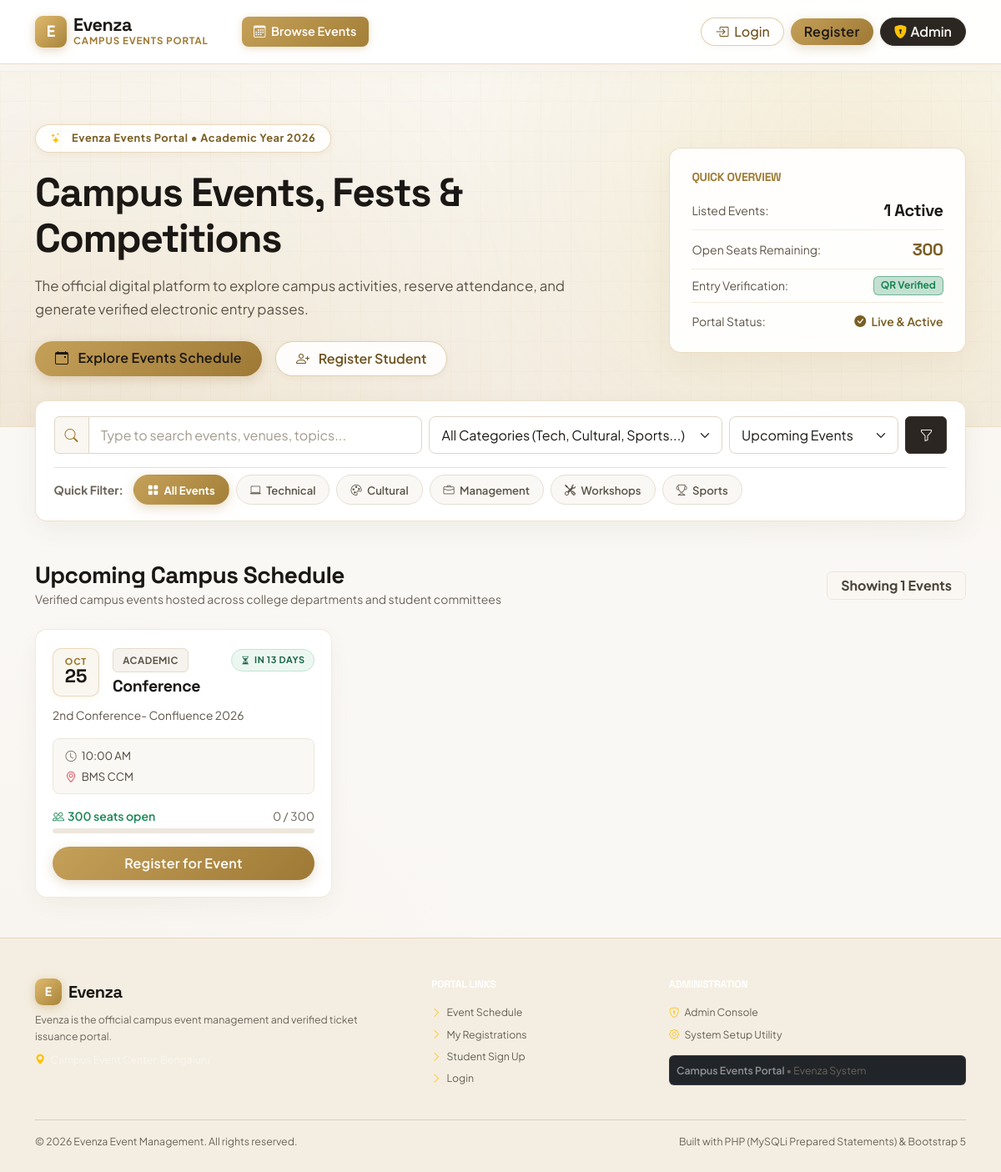
The page / on the database its author committed.
### tables this page shows
CREATE TABLE IF NOT EXISTS `events` (
  `event_id` INT AUTO_INCREMENT PRIMARY KEY,
  `event_name` VARCHAR(150) NOT NULL,
  `category` VARCHAR(50) NOT NULL,
  `event_date` DATE NOT NULL,
  `event_time` TIME NOT NULL,
  `venue` VARCHAR(150) NOT NULL,
  `description` TEXT NOT NULL,
  `max_seats` INT NOT NULL DEFAULT 50,
  `status` ENUM('upcoming', 'completed', 'cancelled') NOT NULL DEFAULT 'upcoming',
  `created_by` INT DEFAULT NULL,
  `created_at` TIMESTAMP DEFAULT CURRENT_TIMESTAMP,
  CONSTRAINT `fk_events_created_by` FOREIGN KEY (`created_by`) REFERENCES `admins`(`admin_id`) ON DELETE SET NULL ON UPDATE CASCADE
);

### config/db.php (called while the page is built, shortened)
<?php
function escape($data) {
    return htmlspecialchars((string)$data, ENT_QUOTES, 'UTF-8');
}
function is_student_logged_in() {
    return isset($_SESSION['student_id']) && !empty($_SESSION['student_id']);
}
function format_time($time_str) {
    return date('h:i A', strtotime($time_str));
}

### index.php (the view, shortened to what this page needs)
<?php
require_once __DIR__ . '/config/db.php';
$search_query    = trim($_GET['q'] ?? '');
$category_filter = trim($_GET['category'] ?? 'all');
$time_filter     = trim($_GET['time'] ?? 'upcoming');
$sql = "SELECT e.event_id, e.event_name, e.category, e.event_date, e.event_time, e.venue, e.description, e.max_seats, e.status,
               COUNT(r.registration_id) AS registered_count
        FROM events e
        LEFT JOIN registrations r ON e.event_id = r.event_id AND r.status = 'confirmed'
        WHERE 1=1";
if ($time_filter === 'upcoming') {
    $sql .= " AND e.event_date >= CURDATE()";
}
$sql .= " GROUP BY e.event_id ORDER BY e.event_date ASC, e.event_time ASC";
$stmt = $conn->prepare($sql);
$stmt->execute();
$events_result = $stmt->get_result();
$events = [];
$total_available_seats = 0;
while ($row = $events_result->fetch_assoc()) {
    $events[] = $row;
    $total_available_seats += max(0, $row['max_seats'] - $row['registered_count']);
}
$student_registered_map = [];
include __DIR__ . '/includes/header.php';
?>
<section class="evenza-hero">
    <div class="container hero-content">
        <div class="row align-items-center g-4">
            <div class="col-lg-8">
                <div class="hero-tag">
                    <i class="bi bi-stars me-1 text-warning"></i> Evenza Events Portal &bull; Academic Year 2026
                </div>
                <h1 class="hero-title mb-3">
                    Campus Events, Fests &amp; Competitions
                </h1>
                <p class="hero-lead mb-4">
                    The official digital platform to explore campus activities, reserve attendance, and generate verified electronic entry passes.
                </p>
                <div class="d-flex flex-wrap gap-3">
                    <a href="#events-roster" class="btn btn-warning px-4 py-2 fw-bold text-dark rounded-pill">
                        <i class="bi bi-calendar-event me-2"></i> Explore Events Schedule
                    </a>
                    <?php if (!is_student_logged_in()): ?>
                        <a href="register_student.php" class="btn btn-outline-light px-4 py-2 fw-semibold rounded-pill">
                            <i class="bi bi-person-plus me-2"></i> Register Student
                        </a>
                    <?php else: ?>
                        <a href="dashboard.php" class="btn btn-outline-light px-4 py-2 fw-semibold rounded-pill">
                            <i class="bi bi-pass me-2"></i> View My Event Passes
                        </a>
                    <?php endif; ?>
                </div>
            </div>
            <div class="col-lg-4 d-none d-lg-block">
                <div class="hero-stat-card">
                    <h6 class="text-white-50 text-uppercase small fw-bold mb-3">Quick Overview</h6>
                    <div class="d-flex justify-content-between align-items-center mb-2 pb-2 border-bottom border-white border-opacity-10">
                        <span class="text-light small">Listed Events:</span>
                        <span class="fw-bold fs-5 text-white brand-font"><?= count($events) ?> Active</span>
                    </div>
                    <div class="d-flex justify-content-between align-items-center mb-2 pb-2 border-bottom border-white border-opacity-10">
                        <span class="text-light small">Open Seats Remaining:</span>
                        <span class="fw-bold fs-5 text-warning brand-font"><?= $total_available_seats ?></span>
                    </div>
                    <div class="d-flex justify-content-between align-items-center mb-2 pb-2 border-bottom border-white border-opacity-10">
                        <span class="text-light small">Entry Verification:</span>
                        <span class="badge bg-success bg-opacity-25 text-success border border-success border-opacity-50">QR Verified</span>
                    </div>
                    <div class="d-flex justify-content-between align-items-center pt-1">
                        <span class="text-light small">Portal Status:</span>
                        <span class="text-warning small fw-semibold"><i class="bi bi-check-circle-fill me-1"></i> Live &amp; Active</span>
                    </div>
                </div>
            </div>
        </div>
    </div>
</section>
<div class="container" id="events-roster">
    <div class="filter-container">
        <form method="GET" action="index.php#events-roster" class="row g-2 align-items-center mb-3">
            <div class="col-lg-5 col-md-6">
                <div class="input-group">
                    <span class="input-group-text bg-light border-end-0 text-muted"><i class="bi bi-search"></i></span>
                    <input type="text" name="q" id="eventLiveSearchInput" class="form-control border-start-0" placeholder="Type to search events, venues, topics..." value="<?= escape($search_query) ?>" autocomplete="off">
                </div>
            </div>
            <div class="col-lg-4 col-md-6">
                <select name="category" id="categorySelectDropdown" class="form-select" onchange="this.form.submit()">
                    <option value="all" <?= $category_filter === 'all' ? 'selected' : '' ?>>All Categories (Tech, Cultural, Sports...)</option>
                </select>
            </div>
            <div class="col-lg-3 col-12 d-flex gap-2">
                <select name="time" class="form-select" onchange="this.form.submit()">
                    <option value="upcoming" <?= $time_filter === 'upcoming' ? 'selected' : '' ?>>Upcoming Events</option>
                </select>
                <button type="submit" class="btn btn-dark px-3" title="Search"><i class="bi bi-funnel"></i></button>
            </div>
        </form>
        <div class="d-flex flex-wrap gap-2 pt-2 border-top align-items-center" id="categoryPillsContainer">
            <span class="small text-muted fw-bold me-1">Quick Filter:</span>
            <button type="button" class="category-filter-badge <?= ($category_filter === 'all') ? 'active' : '' ?>" data-filter-cat="all">
                <i class="bi bi-grid-fill"></i> All Events
            </button>
            <button type="button" class="category-filter-badge <?= ($category_filter === 'Technical') ? 'active' : '' ?>" data-filter-cat="technical">
                <i class="bi bi-laptop"></i> Technical
            </button>
            <button type="button" class="category-filter-badge <?= ($category_filter === 'Cultural') ? 'active' : '' ?>" data-filter-cat="cultural">
                <i class="bi bi-palette"></i> Cultural
            </button>
            <button type="button" class="category-filter-badge <?= ($category_filter === 'Management') ? 'active' : '' ?>" data-filter-cat="management">
                <i class="bi bi-briefcase"></i> Management
            </button>
            <button type="button" class="category-filter-badge <?= ($category_filter === 'Workshop') ? 'active' : '' ?>" data-filter-cat="workshop">
                <i class="bi bi-tools"></i> Workshops
            </button>
            <button type="button" class="category-filter-badge <?= ($category_filter === 'Sports') ? 'active' : '' ?>" data-filter-cat="sports">
                <i class="bi bi-trophy"></i> Sports
            </button>
        </div>
    </div>
</div>
<main class="container py-5">
    <div class="d-flex justify-content-between align-items-center mb-4 flex-wrap gap-2">
        <div>
            <h3 class="fw-bold text-dark mb-0">Upcoming Campus Schedule</h3>
            <span class="text-muted small">Verified campus events hosted across college departments and student committees</span>
        </div>
        <span class="badge bg-light text-dark border px-3 py-2 fs-6" id="visibleCountBadge">
            Showing <?= count($events) ?> Events
        </span>
    </div>
    <?php if (empty($events)): ?>
        <div class="card event-card text-center py-5 shadow-sm">
            <div class="card-body">
                <div class="text-muted fs-1 mb-2"><i class="bi bi-calendar2-x"></i></div>
                <h5 class="fw-bold text-dark">No Events Match Your Query</h5>
                <p class="text-muted small mb-3">Try adjusting your search terms or view all categories.</p>
                <a href="index.php" class="btn btn-primary rounded-pill px-4">View Complete Schedule</a>
            </div>
        </div>
    <?php else: ?>
        <div class="row g-4" id="eventsGridRow">
            <?php foreach ($events as $evt):
                $seats_left = max(0, $evt['max_seats'] - $evt['registered_count']);
                $is_full = ($seats_left <= 0);
                $is_registered = isset($student_registered_map[$evt['event_id']]);
                $timestamp = strtotime($evt['event_date']);
                $day_num   = date('d', $timestamp);
                $month_str = date('M', $timestamp);
                $today_ts = strtotime(date('Y-m-d'));
                $event_ts = strtotime($evt['event_date']);
                $diff_days = (int)round(($event_ts - $today_ts) / 86400);
                $cat_class = 'cat-def';
            ?>
            <div class="col-lg-4 col-md-6 event-card-col"
                 data-title="<?= strtolower(escape($evt['event_name'])) ?>"
                 data-desc="<?= strtolower(escape($evt['description'])) ?>"
                 data-venue="<?= strtolower(escape($evt['venue'])) ?>"
                 data-category="<?= strtolower(escape($evt['category'])) ?>">
                <div class="event-card">
                    <div class="event-card-header">
                        <div class="calendar-date-badge">
                            <span class="calendar-month"><?= $month_str ?></span>
                            <span class="calendar-day"><?= $day_num ?></span>
                        </div>
                        <div class="flex-grow-1">
                            <div class="d-flex justify-content-between align-items-center mb-1">
                                <span class="category-pill <?= $cat_class ?>">
                                    <?= escape($evt['category']) ?>
                                </span>
                                <?php if ($diff_days === 0): ?>
                                    <span class="urgency-pill urgency-today"><i class="bi bi-broadcast"></i> Today</span>
                                <?php elseif ($diff_days === 1): ?>
                                    <span class="urgency-pill urgency-tomorrow"><i class="bi bi-clock-history"></i> Tomorrow</span>
                                <?php elseif ($diff_days > 1): ?>
                                    <span class="urgency-pill urgency-upcoming"><i class="bi bi-hourglass-split"></i> In <?= $diff_days ?> days</span>
                                <?php else: ?>
                                    <span class="urgency-pill urgency-past"><i class="bi bi-check2"></i> Concluded</span>
                                <?php endif; ?>
                            </div>
                            <h5 class="event-title mb-0"><?= escape($evt['event_name']) ?></h5>
                        </div>
                    </div>
                    <div class="event-card-body">
                        <p class="event-description">
                            <?= escape(mb_strimwidth($evt['description'], 0, 130, '...')) ?>
                        </p>
                        <div class="event-meta-row">
                            <div>
                                <i class="bi bi-clock text-secondary me-1"></i>
                                <span><?= format_time($evt['event_time']) ?></span>
                            </div>
                            <div class="text-truncate" title="<?= escape($evt['venue']) ?>">
                                <i class="bi bi-geo-alt text-danger me-1"></i>
                                <span><?= escape($evt['venue']) ?></span>
                            </div>
                        </div>
                        <div class="capacity-row">
                            <div class="d-flex justify-content-between align-items-center small mb-1">
                                <?php if ($is_full): ?>
                                    <span class="text-danger fw-bold"><i class="bi bi-slash-circle me-1"></i>Capacity Reached</span>
                                <?php else: ?>
                                    <span class="text-success fw-semibold"><i class="bi bi-people me-1"></i><?= $seats_left ?> seats open</span>
                                <?php endif; ?>
                                <span class="text-muted"><?= $evt['registered_count'] ?> / <?= $evt['max_seats'] ?></span>
                            </div>
                            <div class="capacity-progress">
                            </div>
                        </div>
                        <div class="mt-auto">
                            <?php if ($is_registered): ?>
                                <a href="ticket.php?ticket=<?= urlencode($student_registered_map[$evt['event_id']]['ticket_number']) ?>" class="btn btn-success w-100 fw-semibold rounded-pill py-2 shadow-sm">
                                    <i class="bi bi-pass me-1"></i> View Evenza Pass
                                </a>
                            <?php elseif (($evt['status'] ?? 'upcoming') === 'cancelled'): ?>
                                <button class="btn btn-outline-danger w-100 fw-medium rounded-pill py-2" disabled>
                                    <i class="bi bi-x-circle me-1"></i> Event Cancelled
                                </button>
                            <?php elseif (($evt['status'] ?? 'upcoming') === 'completed'): ?>
                                <button class="btn btn-secondary w-100 fw-medium rounded-pill py-2" disabled>
                                    <i class="bi bi-check2-all me-1"></i> Event Concluded
                                </button>
                            <?php elseif ($is_full): ?>
                                <button class="btn btn-secondary w-100 fw-medium rounded-pill py-2" disabled>
                                    Registration Closed
                                </button>
                            <?php else: ?>
                                <a href="event_register.php?event_id=<?= (int)$evt['event_id'] ?>" class="btn btn-primary w-100 fw-semibold rounded-pill py-2 shadow-sm">
                                    Register for Event
                                </a>
                            <?php endif; ?>
                        </div>
                    </div>
                </div>
            </div>
            <?php endforeach; ?>
        </div>
    <?php endif; ?>
</main>
<?php include __DIR__ . '/includes/footer.php'; ?>

### rows shown on the page
events: event_date "OCT", event_date "25", category "ACADEMIC", event_name "Conference", description "2nd Conference- Confluence 2026", event_time "10:00 AM", venue "BMS CCM", max_seats "300", registered_count "0"

### other values the page prints
count($events) "1"
$total_available_seats "300"
